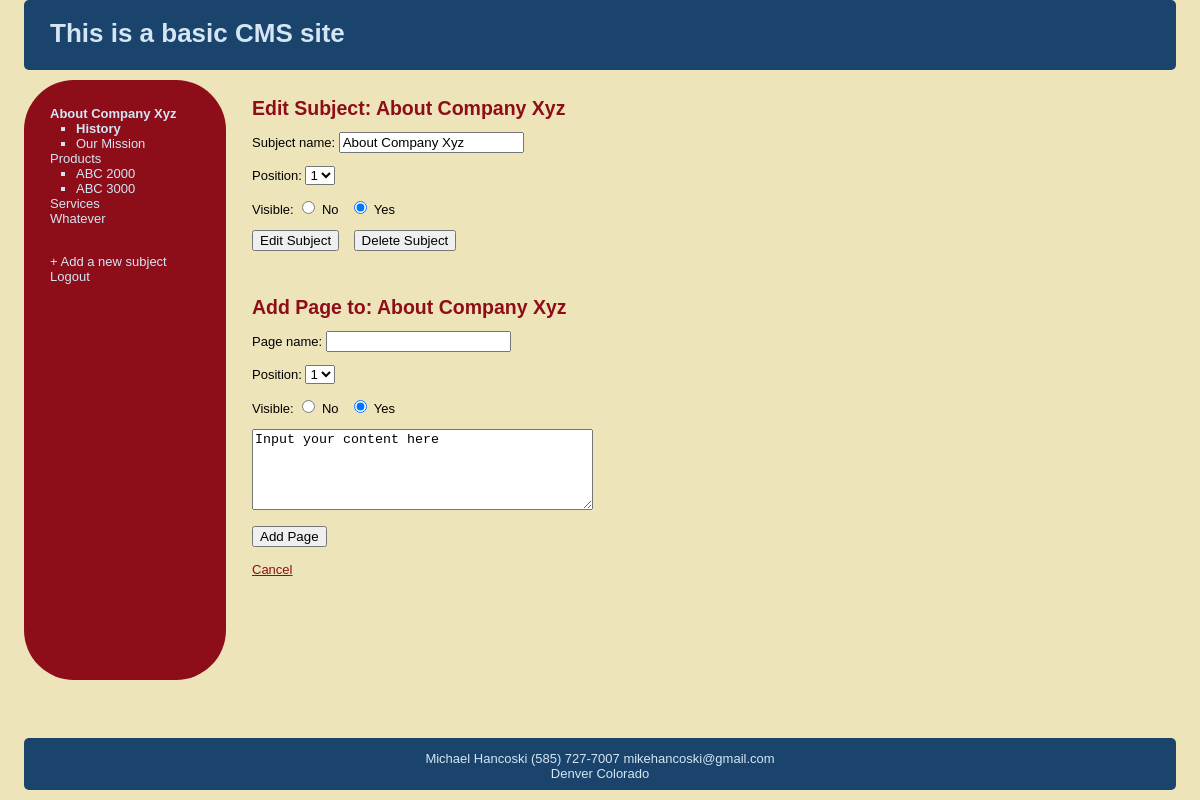
The page /CMSExample/edit_subject.php?subj=1 (signed in) on the database its author committed.
### tables this page shows
CREATE TABLE subjects (
id int(11) NOT NULL AUTO_INCREMENT,
menu_name varchar(30) NOT NULL,
position int(3) NOT NULL,
visible tinyint(1) NOT NULL,
PRIMARY KEY (id)
);

CREATE TABLE pages (
id int(11) NOT NULL AUTO_INCREMENT,
subject_id int(11) NOT NULL,
menu_name varchar(30) NOT NULL,
position int(3) NOT NULL,
visible tinyint(1) NOT NULL,
content TEXT NOT NULL,
PRIMARY KEY(id)

);

### CMSExample/edit_subject.php (the view, shortened to what this page needs)
<?php
    require_once('includes/connection.php');
    require_once('includes/functions.php');
    find_selected_page();
    include('includes/header.php');
?>
        <table id="structure">
            <tr>
                <td id="navigation">
                <?php
                    echo navigation($sel_subject,$con_page);
                ?>
                </td>
                <td id="page">
                   <h2>Edit Subject: <?php echo $sel_subject['menu_name']; ?></h2>
                   <form action="edit_subject.php?subj=<?php echo urlencode($sel_subject['id']); ?>" method="post">
                    <p>Subject name:
                        <input type="text" name="menu_name" value="<?php echo $sel_subject['menu_name'];?>" id="menu_name" />
                    </p>
                    <p>Position:
                    <select name="position">
                    <?php
                        $subject_set = get_all_subjects();
                        $subject_count = mysql_num_rows($subject_set);
                        $selected = '';
                        for($count = 1; $count <= ($subject_count+1); $count++){
                            if($count == $sel_subject['position']){
                                $selected = 'selected="selected" ';
                            }else{
                                $selected = '';
                            }
                                echo '<option ' . $selected . 'value"' . $count . '">' . $count . '</option>';
                        }
                    ?>
                    </select>
                    </p>
                    <p>Visible:
                        <input type="radio" <?php if($sel_subject['visible'] == 0){echo 'checked=""'; } ?> name="visible" value="0" /> No
                        &nbsp;
                        <input type="radio" <?php if($sel_subject['visible'] == 1){echo 'checked=""'; } ?> name="visible" value="1" /> Yes
                    </p>
                    <input type="submit" name="submit" value="Edit Subject" />
                    <input type="submit" name="submit" onclick="return confirm('Are you sure you want to delete <?php echo $sel_subject['menu_name'] ?>');" value="Delete Subject" />
                   </form>
                   <br />
                   <br />
                   <h2>Add Page to: <?php echo $sel_subject['menu_name']; ?></h2>
                   <form action="edit_subject.php?subj=<?php echo urlencode($sel_subject['id']); ?>" method="post">
                    <p>Page name:
                        <input type="text" name="menu_name" value="" id="menu_name" />
                    </p>
                    <p>Position:
                    <select name="position">
                    <?php
                        $pages_set = get_pages_for_subject($sel_subject['id']);
                        $pages_count = mysql_num_rows($pages_set);
                        for($count = 1; $count <= ($pages_count+1); $count++){
                            echo '<option value"' . $count . '">' . $count . '</option>';
                        }
                    ?>
                    </select>
                    </p>
                    <p>Visible:
                        <input type="radio" name="visible" value="0" /> No
                        &nbsp;
                        <input type="radio" name="visible" value="1" checked="" /> Yes
                    </p>
                    <p><textarea cols="40" rows="5" name="content"  id="content">Input your content here</textarea></p>
                    <input type="submit" name="submit" value="Add Page" />
                   </form>
                   <br />
                   <a href="content.php">Cancel</a>
                </td>
            </tr>
        </table>
<?php
    require('includes/footer.php');
?>

### CMSExample/includes/functions.php (shortened to what this page needs)
<?php
function get_all_subjects($public = true){
    global $connection;
    $query = 'SELECT *
        FROM subjects ';
    if($public){
        $query .= 'WHERE visible = 1 ';
    }
    $query .= 'ORDER BY position ASC';
    $subject_set = mysql_query($query, $connection);
    return $subject_set;
}
function get_pages_for_subject($subject_id, $public = true){
    global $connection;
    $query = 'SELECT *
        FROM pages ';
    $query .= 'WHERE subject_id = ' . $subject_id . ' ';
    if($public){
        $query .= 'AND visible = 1 ';
    }
    $query .= 'ORDER BY position ASC';
    $page_set = mysql_query($query, $connection);
    return $page_set;
}
function get_subject_by_id($subject_id){
    global $connection;
    $query = 'SELECT * ';
    $query .= 'FROM subjects ';
    $query .= 'WHERE id=' . $subject_id;
    $query .= ' LIMIT 1';
    $result_set = mysql_query($query,$connection);
    if($subject = mysql_fetch_array($result_set)){
        return $subject;
    }else{
        return NULL;
    }
}
function find_selected_page() {
    if(isset($_GET['subj']) && intval($_GET['subj'] != 0)){
        $sel_subject = get_subject_by_id($_GET['subj']);
        $con_page =get_default_page($sel_subject['id']);
    }elseif (isset($_GET['page']) && intval($_GET['page'] != 0)){
        $con_page = get_page_by_id($_GET['page']);
        $sel_subject = NULL;
    }else{
        $sel_subject = array('id'=>0,'menu_name'=>'Welcome');
        $con_page =array('id'=>0,'content'=>'CMS example site');
    }
}
function get_default_page($subject_id){
    $page_set = get_pages_for_subject($subject_id,true);
    if($first_page = mysql_fetch_array($page_set)){
        return $first_page;
    }else{
        return NULL;
    }
}
function navigation($sel_subject,$con_page, $public = false){
    $output = '<ul class="subjects">';
    $subject_set = get_all_subjects($public = false);
    for($subject = mysql_fetch_array($subject_set); isset($subject[1]) != false; $subject = mysql_fetch_array($subject_set)){
        if($subject['id'] == $sel_subject['id']){
            $selected = ' class="selected"';
            }else{
                $selected = '';
            }
            $output .= '<li' . $selected .'><a href="edit_subject.php?subj='. urlencode($subject['id']) . '">' . $subject['menu_name'] . '</a></li>';
            $page_set = get_pages_for_subject($subject['id'], $public = false);
            $output .= '<ul class="pages">';
            for($page = mysql_fetch_array($page_set); isset($page[1]) != false; $page = mysql_fetch_array($page_set)){
                $output .= '<li';
                if($page['id'] == $con_page['id']){
                    $output .= ' class="selected"';
                }
                $output .= '><a href="content.php?page=' . urlencode($page['id']) .'">' . $page['menu_name'] . '</a></li>';
            }
            $output .= '</ul>';
        }
    $output .= '</ul>';
    $output .= ' <br />';
    $output .= '<a href="new_subject.php">+ Add a new subject</a>';
    $output .= ' <br />';
    $output .= '<a href="logout.php?logout=1">Logout</a>';
    return $output;
}
?>

### CMSExample/stylesheets/public.css (style rules this page uses)
html { height: 100%; width: 100%; }
body { width: 100%; height: 100%; margin: 0px; padding: 0px; border: 0px; font-family: Verdana, Arial, Helvetica, sans-serif; background: #EEE4B9; font-size: 13px; line-height: 15px; }
table, tr, td { border-collapse: collapse; vertical-align: top; font-size: 13px; line-height: 15px; }
a { color: #8D0D19; }
#structure { height: 600px; width: 100%; }
#navigation { border-radius: 50px; width: 150px; padding: 1em 2em; color: #D4E6F4; background: #8D0D19; }
#navigation a { color: #D4E6F4; text-decoration: none; }
ul.subjects { padding-left: 0; list-style: none; }
ul.pages { padding-left: 2em; list-style: square; }
.selected { font-weight: bold; }
#page { padding-left: 2em; vertical-align: top; background: #EEE4B9; }
#page h2 { color: #8D0D19; margin-top: 1em; }

### rows shown on the page
subjects: menu_name "About Company Xyz", visible "☑"
pages: menu_name "History"
pages: menu_name "Our Mission"
subjects: menu_name "Products"
pages: menu_name "ABC 2000"
pages: menu_name "ABC 3000"
subjects: menu_name "Services"
subjects: menu_name "Whatever"

### other values the page prints
form field position "1"
